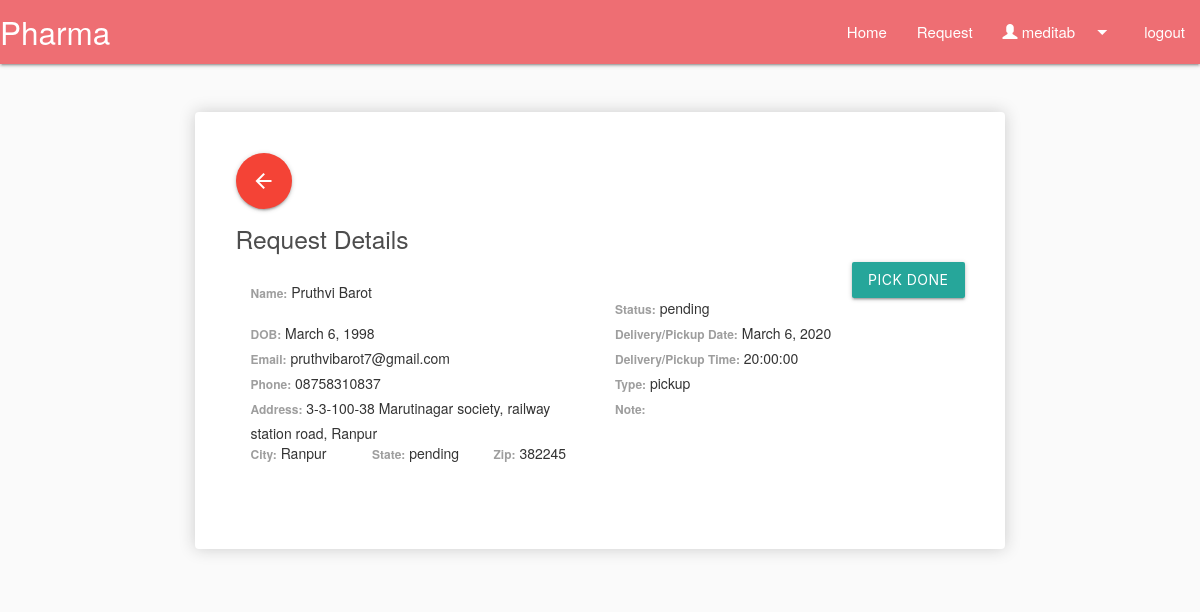
The page /request-detail/1 (signed in) on the database its author committed.
### pharmastore/models.py (models this page shows, shortened)
class DrugRequest(models.Model):
    name = models.CharField(max_length=250,null=True,blank=True)
    first_name = models.CharField(max_length=250,null=True)
    last_name = models.CharField(max_length=250,null=True)
    dob = models.DateField(verbose_name='Date Of Birth',null=True)
    phone = models.CharField(max_length=250,null=True)
    email = models.EmailField(null=True)
    note = models.TextField(max_length=1000,null=True,blank=True)
    address = models.TextField(max_length=1000)
    zip = models.CharField(max_length=250,null=True)
    city = models.CharField(max_length=250,null=True)
    state = models.CharField(max_length=250,null=True)
    pharmacy = models.ForeignKey(Pharmacy,on_delete=models.SET_NULL,null=True,related_name="pharmacy",blank=True)
    ip_address = models.CharField(max_length=250,null=True,verbose_name="IP Address",blank=True)
    pd_date = models.DateTimeField(verbose_name='Pickup Date',null=True)
    pd_time = models.CharField(max_length=25,null=True,blank=True)
    type = models.CharField(max_length=100,choices=[('delivery', 'Delivery'), ('pickup', 'Pickup')],default='pickup')
    status = models.CharField(max_length=100,choices=[('pending','Pending'),('done','Pick Done')],default="pending")
    done_date = models.DateTimeField(verbose_name='Pick Done Date',null=True,blank=True)
    images = models.FileField(upload_to='image/',null=True,blank=True)

### pharmastore/views.py (the view)
# urls.py: path('request-detail/<int:pk>',views.requestDetails,name="request-detail"),
def requestDetails(request, pk):
    req = DrugRequest.objects.get(id=pk)
    return render(request, 'request_detail.html', {'request': req})

### pharmastore/templates/request_detail.html (shortened to what this page needs)
{% extends 'main.html' %}
{% block content %}
<div class="row" style="margin-top: 5%;">
    <div class="card box-element">
        <a href="{% url 'index' %}" class="btn-floating btn-large waves-effect waves-light red"><i class="material-icons">arrow_back</i></a>
        <div>
            <div class="card-header" style="display: block;">
                <h5 class="mb-0">Request Details</h5>
                {% if request.status != 'done'%}
                {% if request.type == 'pickup'%}
                <a href="{% url 'request-done' request.id %}"><button style="float: right;" class="btn btn-primary">Pick Done</button></a>
                {% endif%}
                {% endif %}
            </div>
            <br>
            <div class="card-body">
                <div class="row mt-4">
                    <div class="col-sm-6">
                        <strong><label>Name:</label></strong>
                        {{request.first_name}} {{request.last_name}}
                    </div>
                    <div class="col-sm-6">
                        <label>Status:</label>
                        {{request.status}}
                    </div>
                    <div class="col-sm-6">
                        <label>DOB:</label>
                        {{request.dob|date}}
                    </div>
                    <div class="col-sm-6">
                        <label>Delivery/Pickup Date:</label>
                        {{request.pd_date|date}}
                    </div>
                    <div class="col-sm-6">
                        <label>Email:</label>
                        {{request.email}}
                    </div>
                    <div class="col-sm-6">
                        <label>Delivery/Pickup Time:</label>
                        {{request.pd_time}}
                    </div>
                    <div class="col-sm-6">
                        <label>Phone:</label>
                        {{request.phone}}
                    </div>
                    <div class="col-sm-6">
                        <label>Type:</label>
                        {{request.type}}
                    </div>
                    <div class="col-sm-6">
                        <label>Address:</label>
                        {{request.address}}
                    </div>
                    <div class="col-sm-6">
                        <label>Note:</label>
                    </div>
                    <div class="col-sm-12" style="padding: 0px;">
                        <div class="col-sm-2">
                            <label>City:</label>
                            {{request.city}}
                        </div>
                        <div class="col-sm-2">
                            <label>State:</label>
                            {{request.state}}
                        </div>
                        <div class="col-sm-2">
                            <label>Zip:</label>
                            {{request.zip}}
                        </div>
                    </div>
                </div>
            </div>
        </div>
    </div>
</div>
{% endblock %}

### pharmastore/templates/main.html (shortened to what this page needs)
{% load static %}
<!DOCTYPE html>
<html lang="en">
<head>
    <link rel="stylesheet" href="https://maxcdn.bootstrapcdn.com/bootstrap/3.4.1/css/bootstrap.min.css">
    <link rel="stylesheet" href="https://cdnjs.cloudflare.com/ajax/libs/materialize/1.0.0/css/materialize.min.css">
    <link href="http://code.jquery.com/ui/1.10.4/themes/ui-lightness/jquery-ui.css" rel="stylesheet">
    <link rel="stylesheet" href="https://cdnjs.cloudflare.com/ajax/libs/font-awesome/4.7.0/css/font-awesome.min.css">
    <link rel="stylesheet" href="{% static 'css/main.css'%}">
<body>
      <nav>
        <div class="nav-wrapper">
          <span class="brand-logo">Pharma</span>
          <ul class="right hide-on-med-and-down">
            <li><a href="{% url 'index' %}">Home</a></li>
            <li><a href="{% url 'request' %}">Request</a></li>
            <li><a class="dropdown-trigger" href="#" data-target="dropdown1">
                {% if user.is_authenticated %}
              <span class="glyphicon glyphicon-user"></span>
              {{ user.get_username }}
              {% else %}
              <a href="{% url 'login' %}">Login</a>
              {% endif %}
                <i class="material-icons right">arrow_drop_down</i></a></li>
            {% if user.is_authenticated %}
                <li><a href="{% url 'logout' %}">logout</a></li>
            {% endif %}
          </ul>
        </div>
      </nav>
    <div class="container">
        {% block content %}
        {% endblock %}
    </div>
</body>
</html>

### pharmastore/static/css/main.css (style rules this page uses)
body { background-color: hsl(0, 0%, 98%); }
h1,h2,h3,h4,h5,h6 { color:hsl(0, 0%, 30%); }
.box-element { box-shadow:hsl(0, 0%, 80%) 0 0 16px; background-color: #fff; border-radius: 4px; padding: 5%; }

### rows shown on the page
DrugRequest: first_name "Pruthvi", last_name "Barot", status "pending", dob "March 6, 1998", pd_date "March 6, 2020", email "pruthvibarot7@gmail.com", pd_time "20:00:00", phone "08758310837", type "pickup", address "3-3-100-38 Marutinagar society, railway station road, Ranpur", city "Ranpur", state "pending", zip "382245"

### other values the page prints
{{ user.get_username }} "meditab"
